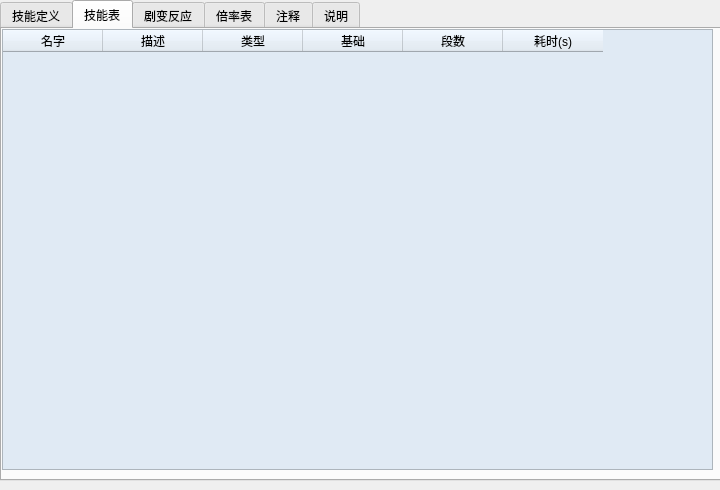
<?xml version="1.0" encoding="UTF-8"?>
<ui version="4.0">
 <class>Dialog</class>
 <widget class="QDialog" name="Dialog">
  <property name="geometry">
   <rect>
    <x>0</x>
    <y>0</y>
    <width>720</width>
    <height>490</height>
   </rect>
  </property>
  <property name="minimumSize">
   <size>
    <width>720</width>
    <height>490</height>
   </size>
  </property>
  <property name="maximumSize">
   <size>
    <width>720</width>
    <height>490</height>
   </size>
  </property>
  <property name="font">
   <font>
    <family>汉仪文黑-85W</family>
   </font>
  </property>
  <property name="windowTitle">
   <string>Dialog</string>
  </property>
  <widget class="QTabWidget" name="tabs">
   <property name="geometry">
    <rect>
     <x>0</x>
     <y>0</y>
     <width>721</width>
     <height>481</height>
    </rect>
   </property>
   <property name="styleSheet">
    <string notr="true">

font: 9pt &quot;汉仪文黑-85W&quot;;
</string>
   </property>
   <property name="currentIndex">
    <number>1</number>
   </property>
   <widget class="QWidget" name="tab">
    <property name="styleSheet">
     <string notr="true">QWidget{
background-color: rgb(224, 234, 244);
}
QLabel{
background-color: transparent;
}
</string>
    </property>
    <attribute name="title">
     <string>技能定义</string>
    </attribute>
    <widget class="QLabel" name="lb_c">
     <property name="geometry">
      <rect>
       <x>170</x>
       <y>20</y>
       <width>131</width>
       <height>51</height>
      </rect>
     </property>
     <property name="text">
      <string>命座</string>
     </property>
    </widget>
    <widget class="QDoubleSpinBox" name="dsb_enchant">
     <property name="geometry">
      <rect>
       <x>440</x>
       <y>35</y>
       <width>70</width>
       <height>21</height>
      </rect>
     </property>
     <property name="maximum">
      <double>1.000000000000000</double>
     </property>
     <property name="singleStep">
      <double>0.100000000000000</double>
     </property>
    </widget>
    <widget class="QLabel" name="label_5">
     <property name="geometry">
      <rect>
       <x>300</x>
       <y>30</y>
       <width>131</width>
       <height>31</height>
      </rect>
     </property>
     <property name="text">
      <string>物理攻击附魔比例</string>
     </property>
    </widget>
    <widget class="QGroupBox" name="groupBox_2">
     <property name="geometry">
      <rect>
       <x>10</x>
       <y>80</y>
       <width>671</width>
       <height>361</height>
      </rect>
     </property>
     <property name="title">
      <string>技能定义</string>
     </property>
     <widget class="QLineEdit" name="le_a">
      <property name="geometry">
       <rect>
        <x>160</x>
        <y>70</y>
        <width>301</width>
        <height>31</height>
       </rect>
      </property>
     </widget>
     <widget class="QLabel" name="lb_status_q">
      <property name="geometry">
       <rect>
        <x>480</x>
        <y>200</y>
        <width>72</width>
        <height>15</height>
       </rect>
      </property>
      <property name="text">
       <string>正确</string>
      </property>
     </widget>
     <widget class="QLabel" name="lb_status_e">
      <property name="geometry">
       <rect>
        <x>480</x>
        <y>140</y>
        <width>72</width>
        <height>15</height>
       </rect>
      </property>
      <property name="text">
       <string>正确</string>
      </property>
     </widget>
     <widget class="QLineEdit" name="le_e">
      <property name="geometry">
       <rect>
        <x>160</x>
        <y>130</y>
        <width>301</width>
        <height>31</height>
       </rect>
      </property>
     </widget>
     <widget class="QLineEdit" name="le_q">
      <property name="geometry">
       <rect>
        <x>160</x>
        <y>190</y>
        <width>301</width>
        <height>31</height>
       </rect>
      </property>
     </widget>
     <widget class="QLabel" name="lb_status_a">
      <property name="geometry">
       <rect>
        <x>480</x>
        <y>80</y>
        <width>72</width>
        <height>15</height>
       </rect>
      </property>
      <property name="text">
       <string>正确</string>
      </property>
     </widget>
     <widget class="QSpinBox" name="sb_rnd_q">
      <property name="geometry">
       <rect>
        <x>560</x>
        <y>190</y>
        <width>46</width>
        <height>31</height>
       </rect>
      </property>
     </widget>
     <widget class="QSpinBox" name="sb_rnd_a">
      <property name="geometry">
       <rect>
        <x>560</x>
        <y>70</y>
        <width>46</width>
        <height>31</height>
       </rect>
      </property>
     </widget>
     <widget class="QSpinBox" name="sb_rnd_e">
      <property name="geometry">
       <rect>
        <x>560</x>
        <y>130</y>
        <width>46</width>
        <height>31</height>
       </rect>
      </property>
     </widget>
     <widget class="QLabel" name="label">
      <property name="geometry">
       <rect>
        <x>30</x>
        <y>70</y>
        <width>111</width>
        <height>31</height>
       </rect>
      </property>
      <property name="text">
       <string>普攻(包括重击）</string>
      </property>
     </widget>
     <widget class="QLabel" name="label_2">
      <property name="geometry">
       <rect>
        <x>70</x>
        <y>130</y>
        <width>111</width>
        <height>31</height>
       </rect>
      </property>
      <property name="text">
       <string>元素战技</string>
      </property>
     </widget>
     <widget class="QLabel" name="label_3">
      <property name="geometry">
       <rect>
        <x>70</x>
        <y>190</y>
        <width>111</width>
        <height>31</height>
       </rect>
      </property>
      <property name="text">
       <string>元素爆发</string>
      </property>
     </widget>
     <widget class="QLabel" name="label_4">
      <property name="geometry">
       <rect>
        <x>550</x>
        <y>40</y>
        <width>72</width>
        <height>15</height>
       </rect>
      </property>
      <property name="text">
       <string>攻击轮数</string>
      </property>
     </widget>
     <widget class="QLabel" name="label_6">
      <property name="geometry">
       <rect>
        <x>100</x>
        <y>250</y>
        <width>111</width>
        <height>31</height>
       </rect>
      </property>
      <property name="text">
       <string>护盾</string>
      </property>
     </widget>
     <widget class="QLineEdit" name="le_shld">
      <property name="geometry">
       <rect>
        <x>160</x>
        <y>250</y>
        <width>301</width>
        <height>31</height>
       </rect>
      </property>
     </widget>
     <widget class="QLabel" name="lb_status_shld">
      <property name="geometry">
       <rect>
        <x>480</x>
        <y>260</y>
        <width>72</width>
        <height>15</height>
       </rect>
      </property>
      <property name="text">
       <string>正确</string>
      </property>
     </widget>
     <widget class="QLineEdit" name="le_heal">
      <property name="geometry">
       <rect>
        <x>160</x>
        <y>310</y>
        <width>301</width>
        <height>31</height>
       </rect>
      </property>
     </widget>
     <widget class="QLabel" name="label_7">
      <property name="geometry">
       <rect>
        <x>100</x>
        <y>310</y>
        <width>111</width>
        <height>31</height>
       </rect>
      </property>
      <property name="text">
       <string>治疗</string>
      </property>
     </widget>
     <widget class="QLabel" name="lb_status_heal">
      <property name="geometry">
       <rect>
        <x>480</x>
        <y>320</y>
        <width>72</width>
        <height>15</height>
       </rect>
      </property>
      <property name="text">
       <string>正确</string>
      </property>
     </widget>
    </widget>
    <widget class="QLabel" name="lb_name">
     <property name="geometry">
      <rect>
       <x>20</x>
       <y>20</y>
       <width>131</width>
       <height>51</height>
      </rect>
     </property>
     <property name="text">
      <string>名字</string>
     </property>
    </widget>
    <widget class="QPushButton" name="pb_save">
     <property name="geometry">
      <rect>
       <x>590</x>
       <y>30</y>
       <width>93</width>
       <height>28</height>
      </rect>
     </property>
     <property name="text">
      <string>保存</string>
     </property>
    </widget>
   </widget>
   <widget class="QWidget" name="tab_4">
    <attribute name="title">
     <string>技能表</string>
    </attribute>
    <widget class="QTableWidget" name="tb_skill">
     <property name="geometry">
      <rect>
       <x>0</x>
       <y>0</y>
       <width>711</width>
       <height>441</height>
      </rect>
     </property>
     <property name="styleSheet">
      <string notr="true">background-color: rgb(224, 234, 244);</string>
     </property>
     <column>
      <property name="text">
       <string>名字</string>
      </property>
     </column>
     <column>
      <property name="text">
       <string>描述</string>
      </property>
     </column>
     <column>
      <property name="text">
       <string>类型</string>
      </property>
     </column>
     <column>
      <property name="text">
       <string>基础</string>
      </property>
     </column>
     <column>
      <property name="text">
       <string>段数</string>
      </property>
     </column>
     <column>
      <property name="text">
       <string>耗时(s)</string>
      </property>
     </column>
    </widget>
   </widget>
   <widget class="QWidget" name="tab_5">
    <attribute name="title">
     <string>剧变反应</string>
    </attribute>
    <widget class="QTableWidget" name="tb_jb">
     <property name="geometry">
      <rect>
       <x>0</x>
       <y>0</y>
       <width>711</width>
       <height>441</height>
      </rect>
     </property>
     <property name="styleSheet">
      <string notr="true">background-color: rgb(224, 234, 244);</string>
     </property>
     <column>
      <property name="text">
       <string>名字</string>
      </property>
     </column>
     <column>
      <property name="text">
       <string>描述</string>
      </property>
     </column>
     <column>
      <property name="text">
       <string>类型</string>
      </property>
     </column>
     <column>
      <property name="text">
       <string>基础</string>
      </property>
     </column>
    </widget>
   </widget>
   <widget class="QWidget" name="tab_6">
    <attribute name="title">
     <string>倍率表</string>
    </attribute>
    <widget class="QTableWidget" name="tb_ratio">
     <property name="geometry">
      <rect>
       <x>0</x>
       <y>0</y>
       <width>711</width>
       <height>441</height>
      </rect>
     </property>
     <property name="styleSheet">
      <string notr="true">background-color: rgb(224, 234, 244);</string>
     </property>
     <column>
      <property name="text">
       <string>名字</string>
      </property>
     </column>
     <column>
      <property name="text">
       <string>lvl 1</string>
      </property>
     </column>
     <column>
      <property name="text">
       <string>lvl 2</string>
      </property>
     </column>
     <column>
      <property name="text">
       <string>lvl 3</string>
      </property>
     </column>
     <column>
      <property name="text">
       <string>lvl 4</string>
      </property>
     </column>
     <column>
      <property name="text">
       <string>lvl 5</string>
      </property>
     </column>
     <column>
      <property name="text">
       <string>lvl 6</string>
      </property>
     </column>
     <column>
      <property name="text">
       <string>lvl 7</string>
      </property>
     </column>
     <column>
      <property name="text">
       <string>lvl 8</string>
      </property>
     </column>
     <column>
      <property name="text">
       <string>lvl 9</string>
      </property>
     </column>
     <column>
      <property name="text">
       <string>lvl 10</string>
      </property>
     </column>
     <column>
      <property name="text">
       <string>lvl 11</string>
      </property>
     </column>
     <column>
      <property name="text">
       <string>lvl 12</string>
      </property>
     </column>
     <column>
      <property name="text">
       <string>lvl 13</string>
      </property>
     </column>
     <column>
      <property name="text">
       <string>lvl 14</string>
      </property>
     </column>
     <column>
      <property name="text">
       <string>lvl 15</string>
      </property>
     </column>
    </widget>
   </widget>
   <widget class="QWidget" name="tab_3">
    <property name="styleSheet">
     <string notr="true">background-color: rgb(224, 234, 244);</string>
    </property>
    <attribute name="title">
     <string>注释</string>
    </attribute>
    <widget class="QPlainTextEdit" name="pte_cmts">
     <property name="geometry">
      <rect>
       <x>20</x>
       <y>30</y>
       <width>671</width>
       <height>400</height>
      </rect>
     </property>
     <property name="styleSheet">
      <string notr="true">background-color: rgb(224, 234, 244);</string>
     </property>
     <property name="plainText">
      <string>自定义注释，技能定义保存时同时保存</string>
     </property>
    </widget>
   </widget>
   <widget class="QWidget" name="tab_2">
    <attribute name="title">
     <string>说明</string>
    </attribute>
    <widget class="QPlainTextEdit" name="plainTextEdit">
     <property name="geometry">
      <rect>
       <x>0</x>
       <y>0</y>
       <width>711</width>
       <height>440</height>
      </rect>
     </property>
     <property name="styleSheet">
      <string notr="true">background-color: rgb(224, 234, 244);</string>
     </property>
     <property name="plainText">
      <string>说明
========

物理攻击附魔比例
---------------
物理攻击按比例转成元素攻击，享受本属性伤害加成
其余部分物理攻击，物理伤害加成

技能定义
-------------
定义对应项分技能，全部判定正确可以存储到人物数据文件

规则
-------
1. 可以为 空白 或者 合理的定义
2. 分技能由 + 号连接，如： e1+e2+e3
3. 分技能可带系数，系数可带小数点，系数必须在前, 如 e1+2*e2+3.5*e3
4.普攻/元素战技/爆发 对应分技能必须为 技能查询中类型为 物理伤害、属性元素、环境元素的技能
5.护盾及治疗   对应分技能必须为 技能查询中类型为 技能护盾、治疗、基数的技能
6. e,q,a技能可以出现在 普攻/战技/爆发的任何定义中。 区别是技能等级由首字母定义，伤害加成由位置决定。如公子普攻定义（e1+e2),技能等级随e走，加成享受普攻加成
7.查询表增益类技能不能用于定义
8. 可定义扩散反应，如温蒂大招吃20个属性伤害加7个扩散反应，定义为20*q1+7*ks

技能查询
-------
显示分技能名字，注释及类型，不支持修改

注释
-----
显示自定义注释，技能定义保存时同时保存</string>
     </property>
    </widget>
   </widget>
  </widget>
 </widget>
 <resources/>
 <connections/>
</ui>
